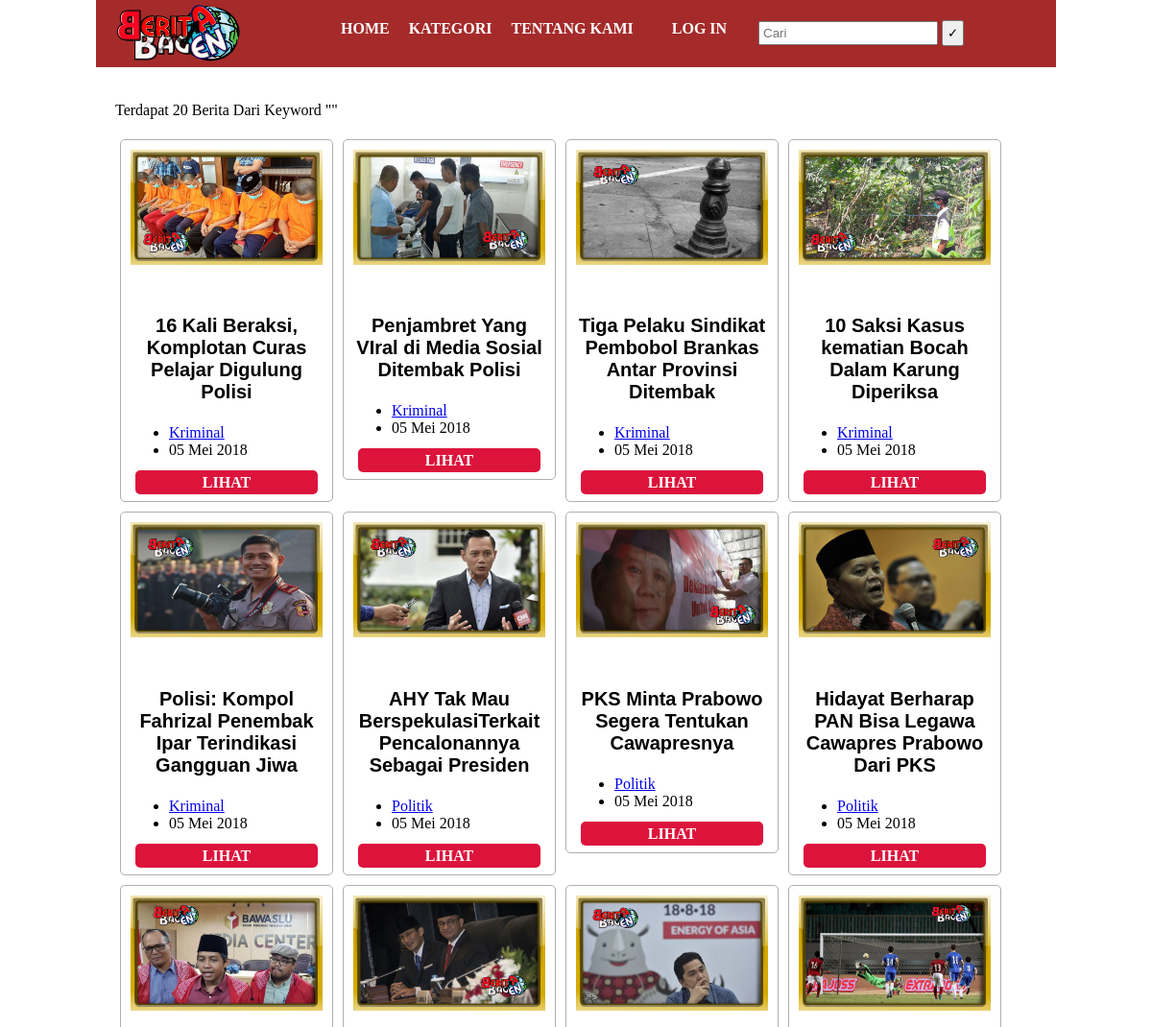
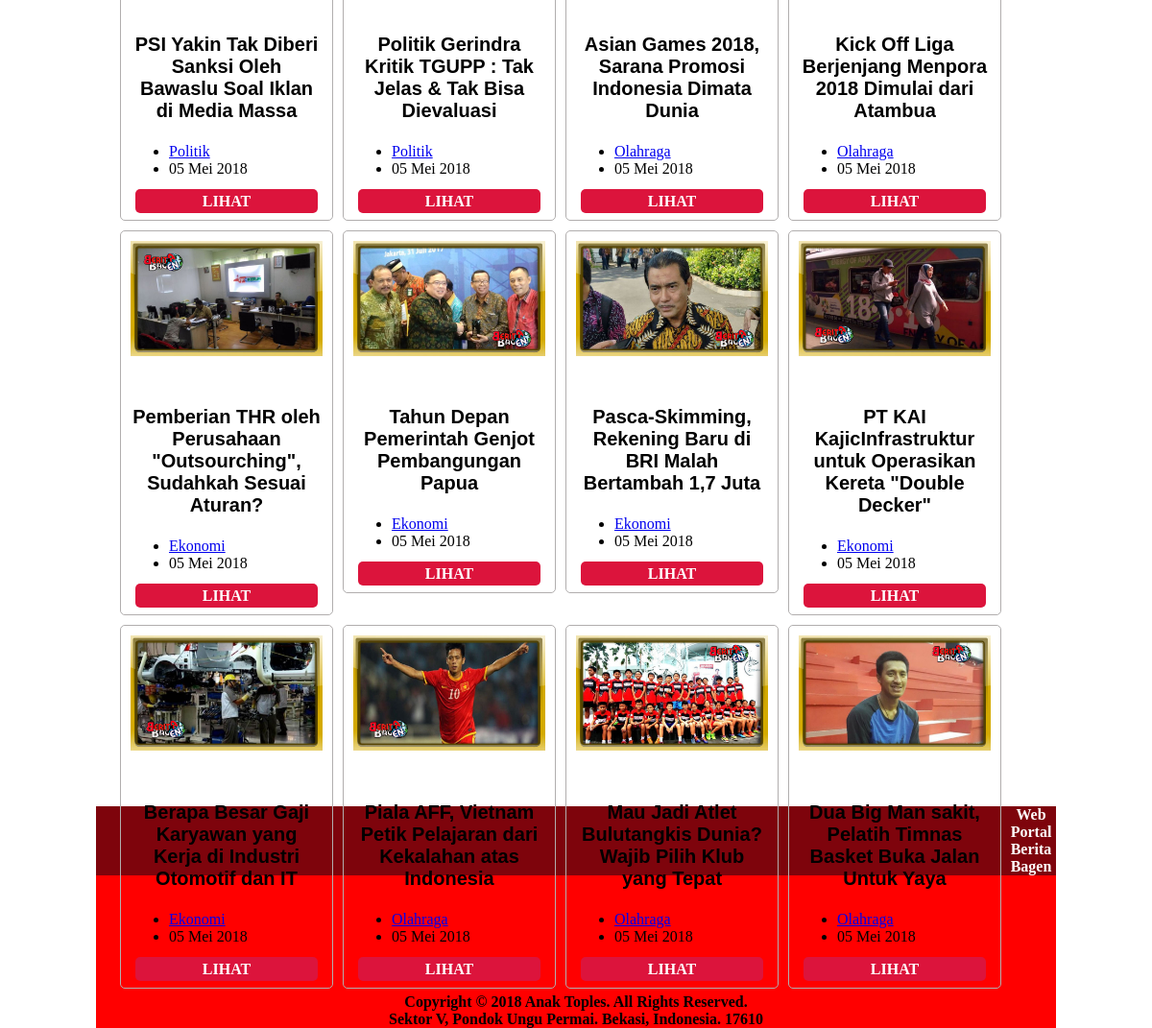
The page /cari.php on the database its author committed (2 pictures, top to bottom).
### tables this page shows
CREATE TABLE IF NOT EXISTS `berita` (
`id_berita` int(5) NOT NULL,
  `judul_berita` varchar(200) NOT NULL,
  `isi_berita` text NOT NULL,
  `id_kategori` int(5) NOT NULL,
  `gambar_berita` varchar(150) NOT NULL,
  `tanggal_berita` timestamp NOT NULL DEFAULT CURRENT_TIMESTAMP ON UPDATE CURRENT_TIMESTAMP
);

CREATE TABLE IF NOT EXISTS `kategori` (
`id_kategori` int(5) NOT NULL,
  `nama_kategori` varchar(50) NOT NULL
);

### config/function.libs.php (called while the page is built)
<?php
function tanggal ($tgl){
	$bulan = array ('','Jan','Feb','Mar','Apr','Mei','Jun','Jul','Agu','Sep','Okt','Nov','Des');
	$tg = substr($tgl,8,2);
	$bl = substr($tgl,5,2);
	$th = substr($tgl,0,4);
	return $tg.' '.$bulan[(int)$bl].' '.$th;
}
?>

### cari.php (the view)
<?php
require "layout/header.php";
$key = '%'.$_GET['txt_cari'].'%';
$query = mysql_query("SELECT kategori.* ,berita.* FROM berita left join kategori on berita.id_kategori = kategori.id_kategori where judul_berita like'$key' order by berita.id_berita DESC",$con);
$data = mysql_fetch_assoc($query);
$row = mysql_num_rows($query);
?>
<p>Terdapat <?=$row;?> Berita Dari Keyword "<?=$_GET['txt_cari'];?>"</p>
<?php do{ ?>
<div class="grid">
	<div class="cover-grid-news">
		<img src="upload/berita/<?=$data['gambar_berita'];?>" width="200px">
	</div>
	<div class="judul">
		<h5><a href="lihat_berita.php?id=<?=$data['id_berita'];?>"><?=$data['judul_berita'];?></a></h5>
	</div>
	<div class"attr">
		<ul>
			<li><a href="kategori.php?id=<?=$data['id_kategori'];?>"><?=$data['nama_kategori'];?></a></li>
			<li><?=tanggal($data['tanggal_berita']);?></li>
		</ul>
	</div>
	<div class="tombol-lihat">
		<a href="lihat_berita.php?id=<?=$data['id_berita'];?>">LIHAT</a>
	</div>
</div>
<?php }while($data = mysql_fetch_assoc($query));?>
<?php require "layout/footer.php"; ?>

### layout/header.php (shortened to what this page needs)
<?php
require "config/function.libs.php";
?>
<!doctype html>
<html>
	<head>
		<link rel="stylesheet" href="assets/css/style.css" />
	</head>
	<body>
		<div class="container">
			<header>
			<img src="assets/images/logobb3.png">
			<div id="nav">
				<ul class="menu">
					<a href="index.php"><li>Home</a></li>
						<li>Kategori
						</li>
					<a href="tentang.php"><li>Tentang Kami</a></li>
					<?php if(isset($_SESSION['loginuser'])) { ?>
					<a href="logout_user.php"><li>Log Out</a></li>
					<?php }else{ ?>
					<a href="login_user.php"><li>Log In</a>
					<?php } ?></li>
				</ul>
				<form action="cari.php" class="cari" method="get">
					<input type="text" name="txt_cari" placeholder="Cari">
					<button type="submit">&check;</button>
				</form>
			</div>
	</header>
</body>
		<div class="content">
</html>

### layout/footer.php (shortened to what this page needs)
<div class="container">
<div class="line-footer">Web Portal Berita Bagen</div>
<div class="bottom-footer"><b>Copyright &copy; 2018 Anak Toples. All Rights Reserved.
<div>Sektor V, Pondok Ungu Permai. Bekasi, Indonesia. 17610</b></div>
</div>
	</body>
</html>

### assets/css/style.css (style rules this page uses)
body { margin:0; background-image: url(../../assets/images/background.jpg); }
.container { width:1000px; margin:0 auto; }
header { height: 60px; background-color: brown; padding: 5px 20px; }
header img { width: 130px; float: left; }
header ul.menu { list-style: none; margin-left: 175px; display: block; }
header ul li { float: left; margin: 0px; padding: 0px; list-style-type: none; }
header ul.menu li a { padding: 0px 20px; text-decoration: none; font-family: tekton pro; font-weight: 800; color: white; text-transform: uppercase; }
header ul.menu li { font-family: tekton pro; font-weight: 800; color: white; text-transform: uppercase; }
.grid { width:200px; padding:10px; border: 1px solid #b1aeae; border-radius:5px; float:left; margin:5px; }
.content { padding: 20px; background-color: white; height: 1800px; }
.cover-grid-news { height: 150px; width: 100%; }
.judul { text-align:center; }
.judul h5 a { text-decoration: none; color: #000; text-align:center; font-size: 20px; font-family: arial; }
.tombol-lihat { text-align:center; }
.tombol-lihat a { width: 50%; background-color: #DC143C; padding: 4px 70px; border-radius: 5px; color : white; text-decoration: none; font-weight: 550; }
.cari { margin-left: 670px; margin-top: 7px; }
.cari input[type=text] { padding: 3px; }
.cari button { padding: 4px; }
.line-footer { background-color: #7e040c; font-weight: bold; text-align: center; text-decoration: none; color: white; }
.bottom-footer { background-color: red; text-align: center; color: black; font-size: 16px; text-decoration: none; }

### rows shown on the page
berita: gambar_berita (picture), judul_berita "16 Kali Beraksi, Komplotan Curas Pelajar Digulung Polisi", id_kategori.nama_kategori "Kriminal", tanggal_berita "05 Mei 2018"
berita: gambar_berita (picture), judul_berita "Penjambret Yang VIral di Media Sosial Ditembak Polisi", id_kategori.nama_kategori "Kriminal", tanggal_berita "05 Mei 2018"
berita: gambar_berita (picture), judul_berita "Tiga Pelaku Sindikat Pembobol Brankas Antar Provinsi Ditembak", id_kategori.nama_kategori "Kriminal", tanggal_berita "05 Mei 2018"
berita: gambar_berita (picture), judul_berita "10 Saksi Kasus kematian Bocah Dalam Karung Diperiksa", id_kategori.nama_kategori "Kriminal", tanggal_berita "05 Mei 2018"
berita: gambar_berita (picture), judul_berita "Polisi: Kompol Fahrizal Penembak Ipar Terindikasi Gangguan Jiwa", id_kategori.nama_kategori "Kriminal", tanggal_berita "05 Mei 2018"
berita: gambar_berita (picture), judul_berita "AHY Tak Mau BerspekulasiTerkait Pencalonannya Sebagai Presiden", id_kategori.nama_kategori "Politik", tanggal_berita "05 Mei 2018"
berita: gambar_berita (picture), judul_berita "PKS Minta Prabowo Segera Tentukan Cawapresnya", id_kategori.nama_kategori "Politik", tanggal_berita "05 Mei 2018"
berita: gambar_berita (picture), judul_berita "Hidayat Berharap PAN Bisa Legawa Cawapres Prabowo Dari PKS", id_kategori.nama_kategori "Politik", tanggal_berita "05 Mei 2018"
berita: gambar_berita (picture), judul_berita "PSI Yakin Tak Diberi Sanksi Oleh Bawaslu Soal Iklan di Media Massa", id_kategori.nama_kategori "Politik", tanggal_berita "05 Mei 2018"
berita: gambar_berita (picture), judul_berita "Politik Gerindra Kritik TGUPP : Tak Jelas & Tak Bisa Dievaluasi", id_kategori.nama_kategori "Politik", tanggal_berita "05 Mei 2018"
berita: gambar_berita (picture), judul_berita "Asian Games 2018, Sarana Promosi Indonesia Dimata Dunia", id_kategori.nama_kategori "Olahraga", tanggal_berita "05 Mei 2018"
berita: gambar_berita (picture), judul_berita "Kick Off Liga Berjenjang Menpora 2018 Dimulai dari Atambua", id_kategori.nama_kategori "Olahraga", tanggal_berita "05 Mei 2018"
berita: gambar_berita (picture), judul_berita "Pemberian THR oleh Perusahaan \"Outsourching\", Sudahkah Sesuai Aturan?", id_kategori.nama_kategori "Ekonomi", tanggal_berita "05 Mei 2018"
berita: gambar_berita (picture), judul_berita "Tahun Depan Pemerintah Genjot Pembangungan Papua", id_kategori.nama_kategori "Ekonomi", tanggal_berita "05 Mei 2018"
berita: gambar_berita (picture), judul_berita "Pasca-Skimming, Rekening Baru di BRI Malah Bertambah 1,7 Juta", id_kategori.nama_kategori "Ekonomi", tanggal_berita "05 Mei 2018"
berita: gambar_berita (picture), judul_berita "PT KAI KajicInfrastruktur untuk Operasikan Kereta \"Double Decker\"", id_kategori.nama_kategori "Ekonomi", tanggal_berita "05 Mei 2018"
berita: gambar_berita (picture), judul_berita "Berapa Besar Gaji Karyawan yang Kerja di Industri Otomotif dan IT", id_kategori.nama_kategori "Ekonomi", tanggal_berita "05 Mei 2018"
berita: gambar_berita (picture), judul_berita "Piala AFF, Vietnam Petik Pelajaran dari Kekalahan atas Indonesia", id_kategori.nama_kategori "Olahraga", tanggal_berita "05 Mei 2018"
berita: gambar_berita (picture), judul_berita "Mau Jadi Atlet Bulutangkis Dunia? Wajib Pilih Klub yang Tepat", id_kategori.nama_kategori "Olahraga", tanggal_berita "05 Mei 2018"
berita: gambar_berita (picture), judul_berita "Dua Big Man sakit, Pelatih Timnas Basket Buka Jalan Untuk Yaya", id_kategori.nama_kategori "Olahraga", tanggal_berita "05 Mei 2018"

### other values the page prints
$row "20"
